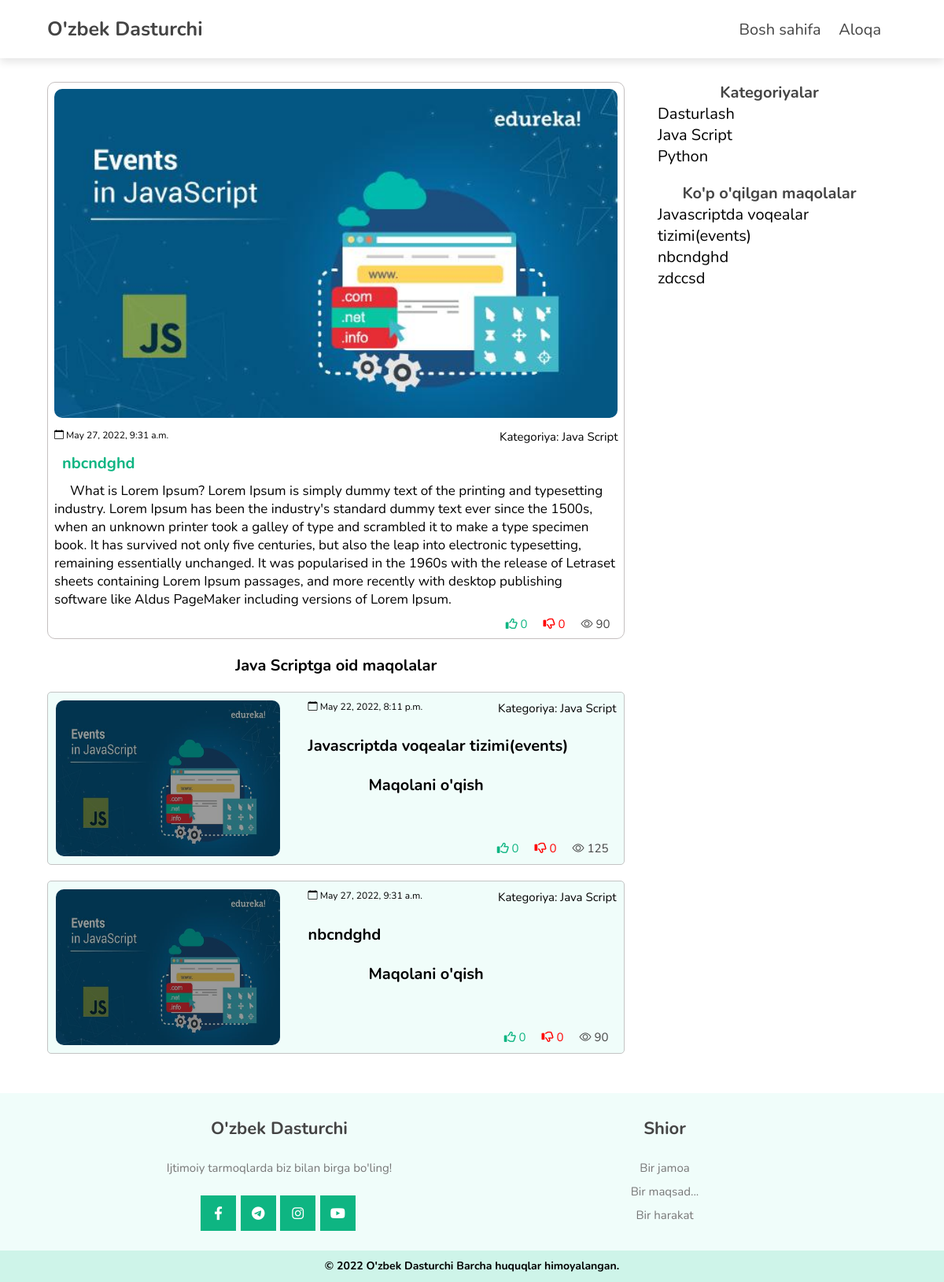
Page /blog/3/ on the committed database.
### app/models.py (models this page shows, shortened)
class Blog(models.Model):
    title = models.CharField('Sarlavha',max_length = 50)
    img = models.ImageField('Rasm', upload_to="blog_img/")
    description = models.TextField('Blog')
    category_blog = models.ForeignKey(Category_blog , on_delete=models.CASCADE)
    date = models.DateTimeField('Sana' , default=timezone.now)
    like = models.IntegerField('Like' , default=0)
    dislike = models.IntegerField('Dislike' , default=0)
    popular = models.IntegerField('Ko\'rilganlar soni' , default=0)
    class Meta:
        verbose_name = 'Blog'
        verbose_name_plural = "Blogs"
    def get_absolute_url(self):
        return f"/blog/{self.id}/"

class Category_blog(models.Model):
    title = models.CharField('Sarlavha',max_length=255)
    slug = models.SlugField('Manzil',max_length=255, unique=True)
    class Meta:
        verbose_name = 'Category_blog'
        verbose_name_plural = "Categories_blog"
    def get_absolute_url(self):
        return f"/category/{self.slug}/"
    def __str__(self):
        return self.title

### app/views.py (the view)
# urls.py: path('blog/<int:pk>/', single ),
def single(request , pk):
    single = Blog.objects.get(id=pk)
    single.popular += 1
    single.save()
    blog = Blog.objects.filter(category_blog__title = single.category_blog)
    category_blog = Category_blog.objects.all( )
    popular = Blog.objects.order_by('-popular')[:5]
    return render(request, "single.html", {
        'single':single,
        'blog':blog,
        'category_blog':category_blog,
        'popular':popular
    })

### template/single.html
{% extends "base.html" %} {% load static %} {% block content %}
<section class="main">
    <div class="blogs">
        <div class="single">
            <img src="{{single.img.url}}" alt="" />
            <div class="content">
                <div class="row">
                    <p class="cr-p"><i class="bi bi-calendar"></i> {{ single.date }}</p>
                    <p>Kategoriya: {{ single.category_blog }}</p>
                </div>
                <h2 class="title">{{single.title}}</h2>
                <p>{{single.description}}</p>
                <div class="row jc-end">
                    <p class="cr-p" ><i class="fa-regular fa-thumbs-up"></i></i> {{ single.like }}</p>
                    <p class="cr-p"><i class="fa-regular fa-thumbs-down"></i> {{ single.dislike }}</p>
                    <p class="cr-p"><i class="bi bi-eye"></i> {{ single.popular }}</p>
                </div>
            </div>
        </div>
        <h3>{{ single.category_blog }}ga oid maqolalar</h3>
        {% for item in blog %}
        <div class="blog">
            <div class="image">
                <a href="{{item.get_absolute_url}}"><img src="{{item.img.url}}" alt="" /></a>
            </div>
            <div class="content">
                <div class="row">
                    <p class="cr-p"><i class="bi bi-calendar"></i> {{ item.date }}</p>
                    <p>Kategoriya: {{ item.category_blog }}</p>
                </div>
                <a class="title" href="{{item.get_absolute_url}}"><h2 class="title">{{item.title}}</h2></a>
                <h3 class="btn">Maqolani o'qish</h3>
                <div class="row jc-end">
                    <p class="cr-p" ><i class="fa-regular fa-thumbs-up"></i></i> {{ item.like }}</p>
                    <p class="cr-p"><i class="fa-regular fa-thumbs-down"></i> {{ item.dislike }}</p>
                    <p class="cr-p"><i class="bi bi-eye"></i> {{ item.popular }}</p>
                </div>
            </div>
        </div>
        {% endfor %}
    </div>
    <div class="category_blog">
        <div class="category">
            <h3>Kategoriyalar</h3>
                {% for category in category_blog %}
                    <p><a href="{{ category.get_absolute_url }}">{{category.title}}</p></a>
                {% endfor %}
        </div>
        <div class="blog">
            <h3>Ko'p o'qilgan maqolalar</h3>
                {% for item in popular %}
                    <a href="{{item.get_absolute_url}}"><p>{{item.title}}</p></a>
                {% endfor %}
        </div>
    </div>
</section>
{% endblock %}

### static/css/base.css (style rules this page uses)
* { font-family: "Nunito", sans-serif; margin: 0; padding: 0; -webkit-box-sizing: border-box; box-sizing: border-box; outline: none; border: none; text-decoration: none; -webkit-transition: all 0.2s linear; transition: all 0.2s linear; }
img { -webkit-user-select: none; -moz-user-select: none; -ms-user-select: none; user-select: none; }
.btn { width: 300px; height: 50px; background-color: linear-gradient(); }
html { font-size: 62.5%; overflow-x: hidden; }
section { padding: 3rem 10%; }
a { all: unset !important; }
.cr-p { cursor: pointer; }
.jc-end { justify-content: end !important; }
.main { display: -webkit-box; display: -ms-flexbox; display: flex; justify-content: space-between; }
.main .blogs { width: 68%; }
.main .blogs .blog { display: -webkit-box; display: -ms-flexbox; display: flex; height: 22rem; justify-content: space-between; flex-direction: row; margin: 2rem 0; padding: 1rem; background-color: #f0fdfa; border: 1px solid rgb(196, 196, 196); border-radius: 0.5rem; overflow: hidden; }
.main .blogs .blog .image { width: 40%; overflow: hidden; border-radius: 1rem; }
.main .image img { width: 100%; height: 100%; filter: brightness(0.6); }
.main .blogs .blog .content { width: 55%; display: -webkit-box; display: -ms-flexbox; display: flex; justify-content: space-between; flex-direction: column; }
.main .content .row { display: -webkit-box; display: -ms-flexbox; display: flex; justify-content: space-between; }
.main .content .row:nth-child(1) p:nth-child(1) { font-size: 1.2rem; }
.main .content .row:nth-child(1) p:nth-child(2) { font-size: 1.5rem; }
.main .content .title { font-size: 2rem; }
.main .single .content .title { margin: 1rem 0 1rem 1rem; color: #0eb582; cursor: pointer; }
.main .single .content > p { text-indent: 20px; }
.main .content .btn ~ .row, .main .single .content p ~ .row { height: 3rem; }
.main .content .btn ~ .row p, .main .single .content p ~ .row p { margin: 1rem; font-size: 1.5rem; }
.main .content .btn ~ .row p:nth-child(1), .main .single .content p ~ .row p:nth-child(1) { color: #0eb582; }
.main .content .btn ~ .row p:nth-child(2), .main .single .content p ~ .row p:nth-child(2) { color: red; }
.main .content .btn ~ .row p:nth-child(3), .main .single .content p ~ .row p:nth-child(3) { color: #444; }
.main .category_blog { width: 30%; height: auto; display: -webkit-box; display: -ms-flexbox; display: flex; flex-direction: column; justify-content: flex-start; position: sticky; position: -webkit-sticky; }
.main .category_blog .category { width: 100%; display: -webkit-box; display: -ms-flexbox; display: flex; flex-direction: column; padding: 0 2rem; margin-bottom: 2rem; }
.main .category_blog h3 { color: #444; }
.main .category_blog p { font-size: 2rem; }
.main .category_blog .blog { width: 100%; padding: 0 2rem; }
.main h3 { font-size: 2rem; text-align: center; }
@media (max-width: 1200px) { section { padding: 3rem 5%; } }
.single { width: 100%; border: 1px solid rgb(197, 192, 192); border-radius: 1rem; padding: 0.8rem; margin-bottom: 2rem; }
.single img { width: 100%; border-radius: 1rem; margin-bottom: 1rem; }
.single p { font-size: 1.7rem; }

### rows in the picture
Blog: img (picture), date "May 27, 2022, 9:31 a.m.", category_blog "Java Script", title "nbcndghd", description "What is Lorem Ipsum? Lorem Ipsum is simply dummy text of the printing and typesetting industry. Lorem Ipsum has been the industry's standard dummy text ever since the 1500s, when an unknown printer took a galley of type and scrambled it to make a type specimen book. It has survived not only five centuries, but also the leap into electronic typesetting, remaining essentially unchanged. It was popularised in the 1960s with the release of Letraset sheets containing Lorem Ipsum passages, and more recently with desktop publishing software like Aldus PageMaker including versions of Lorem Ipsum.", like "0", dislike "0", popular "90"
Blog: img (picture), date "May 22, 2022, 8:11 p.m.", category_blog "Java Script", title "Javascriptda voqealar tizimi(events)", like "0", dislike "0", popular "125"
Category_blog: title "Dasturlash"
Category_blog: title "Java Script"
Category_blog: title "Python"
Blog: title "zdccsd"
